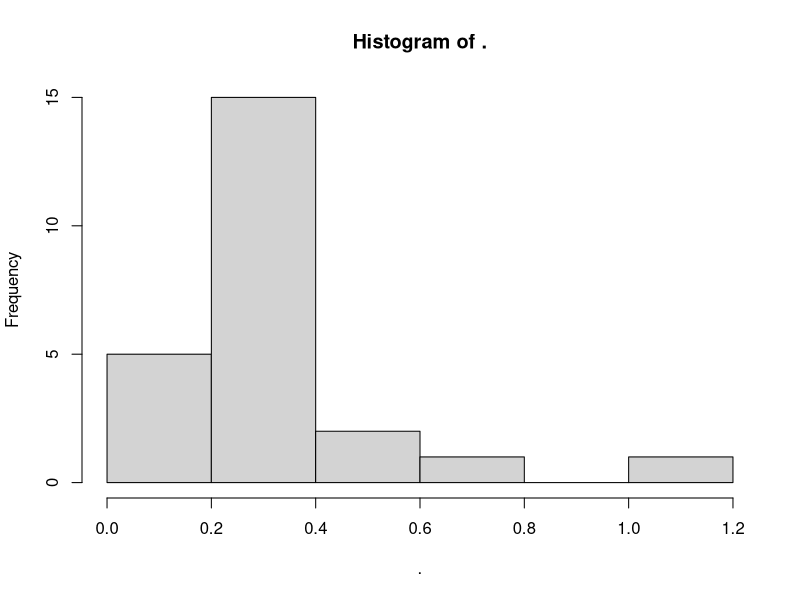
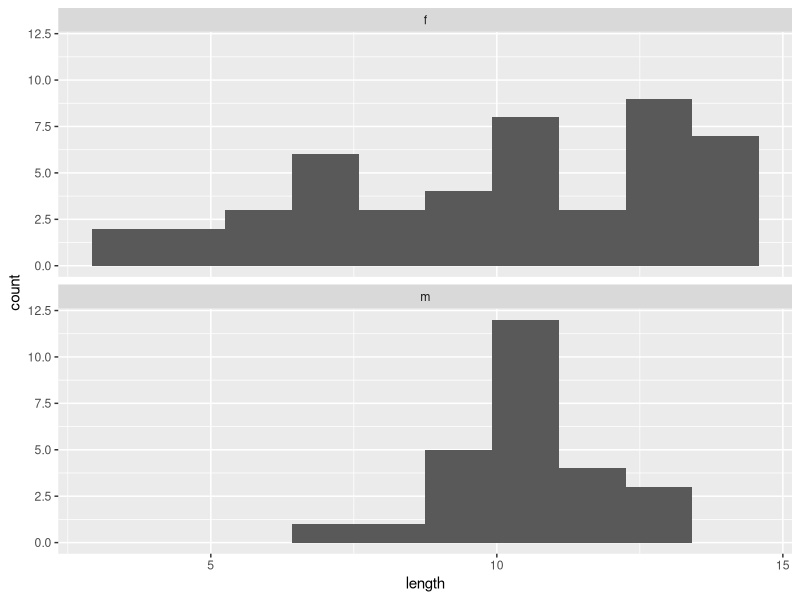
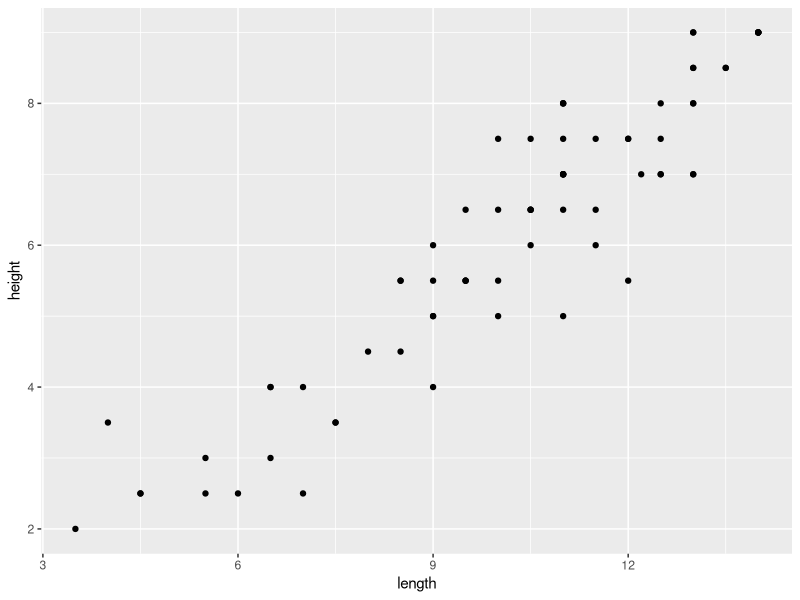
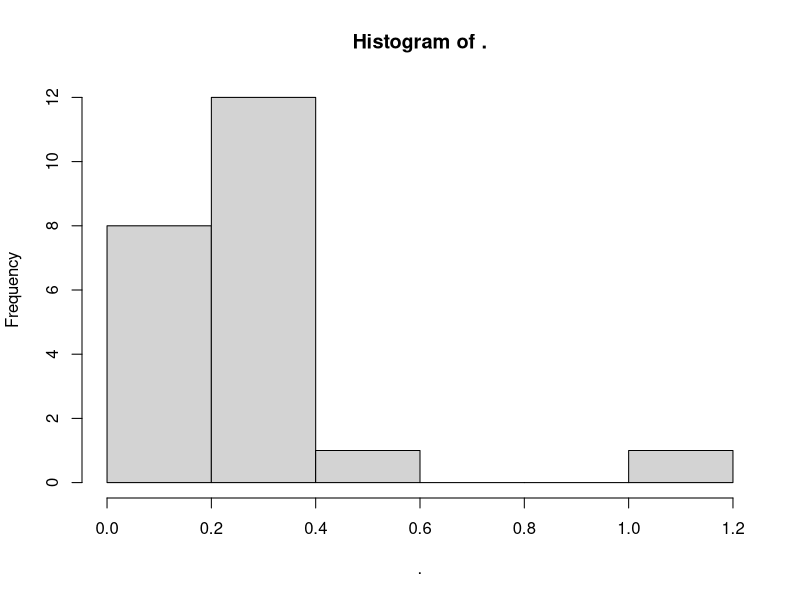
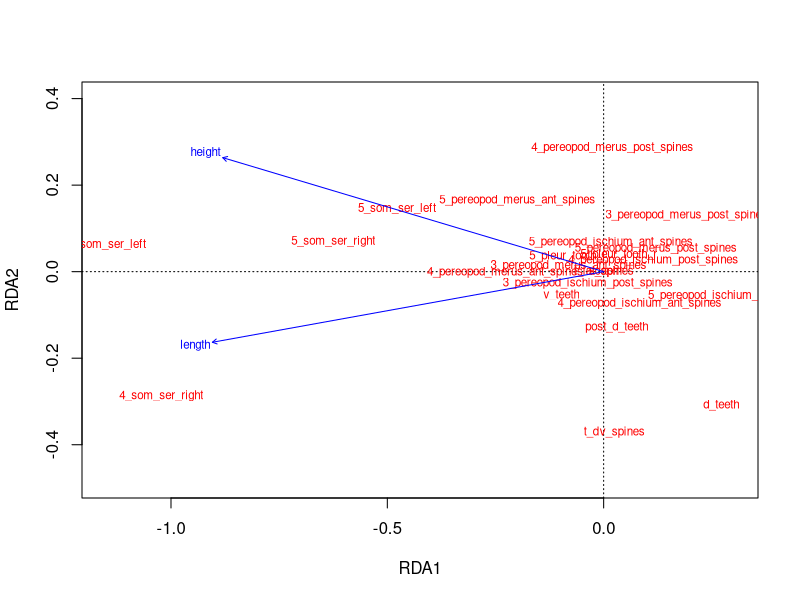

These figures' R source, in order: (Note: this script raises an error after producing the figures.)
library(readxl)
library(dplyr)
library(vegan)
library(ggplot2)


sys0 <- read_excel("Data/Sd_morph2.xlsx", na = "NA")

hapl <- read_excel("Data/haplogroups.xlsx", na = "NA")

sys <- merge(sys0, hapl)




tr_excluded <- c("3_pereopod_ischium_ant_spines", "3_pereopod_caprus_ant_spines", "3_pereopod_caprus_post_spines", "4_pereopod_caprus_ant_spines", "4_pereopod_caprus_post_spines", "5_pereopod_caprus_ant_spines", "karina")

sys <- sys %>% select(!tr_excluded)

sys %>% select(-c(sample, coordinates_Lat, coordinates_Long, location,    sex, haplotype )) %>% summarise_all(.funs = function(x) sd(x, na.rm = T)/mean(x, na.rm = T) ) %>% t() %>% hist()



ggplot(sys, aes(x = length)) + geom_histogram(bins = 10) + facet_wrap(~sex, nrow = 2)

###НАчиная с какого размера (длины карапакса) можем определить пол? ###

ggplot(sys, aes(x = length, y = height)) + geom_point() 



sys %>% filter(sex == "m") %>% pull(length) %>% min()
###6,5мм###

nrow(sys)
### пока наша выборка - 73 особи####


sys2_predictors <- sys%>% filter(length > 6.5) %>% filter(complete.cases(.)) %>%  select(c(sample, height, length, sample, coordinates_Lat, coordinates_Long, location, sex, haplotype)) 

sys2 <- sys %>% filter(length > 6.5) %>% filter(complete.cases(.))  %>% select(-c(sample, height, length, coordinates_Lat, coordinates_Long, location, sex, haplotype))
  


nrow(sys2)
#### теперь - 54 -- это взрослые особи###

sys2 %>% summarise_all(.funs = function(x) sd(x, na.rm = T)/mean(x, na.rm = T) ) %>% t() %>% hist()

# Ничего формально не выкинуть, надо использовать все признаки


mod_cca <- rda(sys2 ~ length  + height, data = sys2_predictors)

plot(mod_cca, display = c("species", "cn"))


summary(mod_cca)

anova(mod_cca, permutations = 9999)

###изменчивость размера особей объясняется каноническими осями, неканонические с размерами телв не связаны####

cca_unconstr <- scores(mod_cca, choices = c("PC1", "PC2"))$sites %>% as.data.frame()

ca_unconstr_pred <- cbind(sys2_predictors, cca_unconstr )


cca_unconstr_tr <- scores(mod_cca, choices = c("PC1", "PC2"))$species %>% as.data.frame()



#добавили локации##

ggplot(ca_unconstr_pred, aes(x = PC1, y = PC2, color = location) ) + geom_point() + geom_vline(xintercept = 0) 

#Все разваливается на две группы, в основном располагаясь по разные стороны от CA1=0. Значит, есть две морфогруппы, для которых различаются значения CA1 и CA2. Соотносятся ли они с регионом или гаплотипом по coi? Нет, хотя...### 



ca_unconstr_pred$location <- factor(ca_unconstr_pred$location, levels = c("North_Atlantic","South_Atlantic", "Indian" ))

###Дальше исследуем PC1 и PC2###
ggplot(ca_unconstr_pred, aes(x = location, y = PC1)) + geom_boxplot() 

# PC1 вяжется с регионами

ggplot(ca_unconstr_pred, aes(x = haplotype, y = PC1)) + geom_boxplot() 


# PC1 вяжется с гаплотипами !


# Визуализация связи признаков с PCA1 и PCA2

library(ggrepel) #Пакет, чтобы не наползали подписи на точки

ggplot(cca_unconstr_tr, aes(x = PC1, y = PC2)) + geom_point() + geom_text_repel(aes(label = rownames(cca_unconstr_tr))) + geom_vline(xintercept = 0) 

# Важно! У большинства признаков происходит увеличение их значений при уменьшении  значений PC1, то есть при движении на юг. 
  

# Можно построить еще карту 


library(tidyverse)
world <- map_data("world")

ggplot() +
  geom_map(
    data = world, map = world,
    aes(long, lat, map_id = region), fill = "gray"
  ) +
  geom_point(data = ca_unconstr_pred, aes(coordinates_Long, coordinates_Lat, color = PC1), position = position_jitter(width = 5, height = 5)) + 
  scale_color_gradient(low = "yellow", high = "red")
  
  

# Можно показать широтный градиент и вот так

ggplot(ca_unconstr_pred, aes(x = coordinates_Lat, y = PC1)) + geom_point() + geom_smooth(method = "lm") + geom_hline(yintercept = 0) 



# qplot(x = ca_unconstr_pred$length, y = ca_unconstr_pred$PC1) + geom_smooth(method = "lm")
# 
# qplot(x = ca_unconstr_pred$length, y = ca_unconstr_pred$PC2) + geom_smooth(method = "lm")




lm_sys <- lm(PC1 ~ location + haplotype + sex, data = ca_unconstr_pred)
summary(lm_sys)

library(car)
Anova(lm_sys)

# PC1 - связана с локацией. В Сев. атлантике PC1 выше.

lm_sys <- lm(PC2 ~ location + haplotype + sex, data = ca_unconstr_pred)
summary(lm_sys)

## Связи незначимы###


# Самые важные признаки 

PC1_traits <- as.data.frame(scores(mod_cca, display = "species", choices = "PC1")) 

PC1_traits$Trait <- row.names(PC1_traits)
row.names(PC1_traits)<- NULL

PC1_traits[order(PC1_traits$PC1), ]

# То есть в Сев атлантике более выраженными являются  t_lat_spines, 5_pereopod_ischium_post_spines, d_teeth, 5_som_ser_right, v_teeth и менее всего выражнными являются  3_pereopod_merus_post_spines, 4_pereopod_merus_post_spines. Последние два признака самые сильные, так как самые высокие нагрузки по PC1 (по модулю). Можно рассматривать только их.


# Смотрим на сырые данные

# Придется лечить кривые названия переменных
sys4 <- sys

sys4$location <- factor(sys4$location, levels = c("North_Atlantic","South_Atlantic", "Indian" ))

sys4$pereopod_4_merus_post_spines <- sys$"4_pereopod_merus_post_spines"
sys4$pereopod_3_merus_post_spines <- sys$"3_pereopod_merus_post_spines"
sys4$som_4_ser_left <- sys$"4_som_ser_left"


# Смотрим только на признаки с самыми большими нагрузками
sys4 %>% 
  ggplot(., aes(x = location, y = pereopod_4_merus_post_spines)) + geom_boxplot()

sys4 %>% 
  ggplot(., aes(x = location, y = pereopod_3_merus_post_spines)) + geom_boxplot()

# Тут, кажись, есть градиент


sys4 %>% 
  ggplot(., aes(x = location, y = som_4_ser_left)) + geom_boxplot()





# Про признаки с положительными нагрузками, похоже ничего не сказать

sys4 %>% 
  ggplot(., aes(x = location, y = pereopod_5_ischium_post_spines)) + geom_boxplot()


sys4 %>% 
  ggplot(., aes(x = location, y = d_teeth)) + geom_boxplot()


sys4 %>% 
  ggplot(., aes(x = location, y = v_teeth)) + geom_boxplot()

# Построй остальные графики сама.
